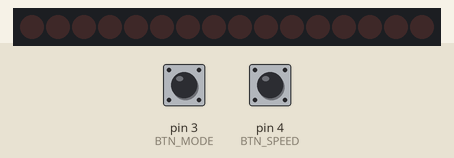
Recording of a sketch running on a simulated Arduino Uno, built with avr-gcc and run on an emulated ATmega328P. On the bench: 16 shift-register outputs drawn as a row of LEDs (first output left, lit = HIGH). Wiring (inferred from the names in the program): 2 × shift register (74HC595): data pin 0; shift clock pin 1; latch pin 2. Wiring (inferred from the signals the program sends): row of LEDs: on Q0, Q1, Q2, Q3, Q4, Q5, Q6, Q7, Q8, Q9, Q10, Q11, Q12, Q13, Q14, Q15. The inputs (shaded band) are chosen by the test bench; at power-on: pin 3 (BTN_MODE) HIGH, pin 4 (BTN_SPEED) HIGH. Random numbers use the default seed unless the sketch sets one.

Above: at 1.2 s.
1.3 s: pin 3 (BTN_MODE) pulled LOW for 0.15 s
2.0 s: pin 3 (BTN_MODE) pulled LOW for 0.15 s
At 2.64 s:
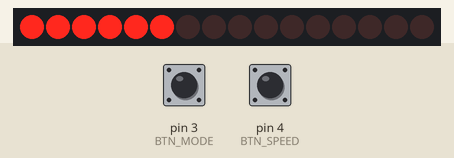
2.7 s: pin 4 (BTN_SPEED) pulled LOW for 0.15 s
At 2.85 s:
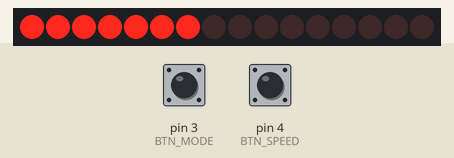
3.4 s: pin 4 (BTN_SPEED) pulled LOW for 1 s
At 3.52 s:
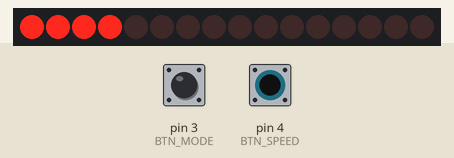
5.0 s: pin 3 (BTN_MODE) pulled LOW for 1 s
7.5 s: pin 3 (BTN_MODE) pulsed LOW 2 times (0.12 s each, 0.3 s apart)
At 8.1 s:
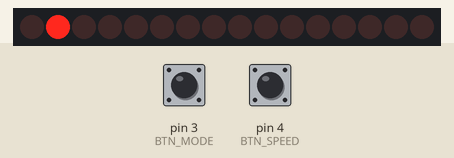
Timing chart, 0 to 12.1 s (numbered marks = the images above; inputs shaded):
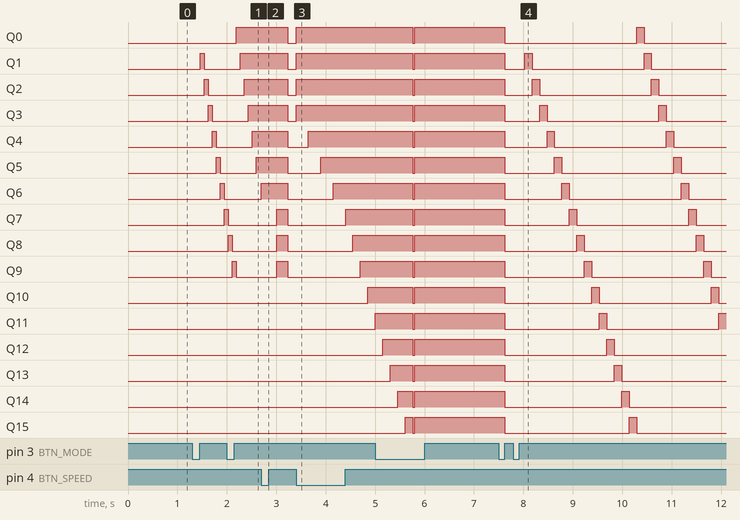

Measured:
- after the input at 1.3 s, Q1: LOW → HIGH after 0.16 s, → LOW 0.08 s later; Q2: LOW → HIGH after 0.24 s, → LOW 0.08 s later; Q3: LOW → HIGH after 0.32 s, → LOW 0.08 s later; Q4: LOW → HIGH after 0.40 s, → LOW 0.08 s later; Q5: LOW → HIGH after 0.49 s, → LOW 0.08 s later
- after the input at 7.5 s, Q0: HIGH → LOW after 0.12 s, → HIGH 2.7 s later, → LOW 0.15 s later; Q1: goes LOW 0.41 s, HIGH 0.15 s, LOW 2.3 s, HIGH 0.15 s, then LOW, starting after 0.12 s

The sketch:

DaisyHeart.ino
```cpp
// --- Pin Definitions ---
const int DATA_PIN  = 0; // PB0 -> DS
const int CLOCK_PIN = 1; // PB1 -> SHCP
const int LATCH_PIN = 2; // PB2 -> STCP

const int BTN_MODE  = 3; // PB3 -> Cycle / Long Press
const int BTN_SPEED = 4; // PB4 -> Speed Control

// --- Animation States ---
// 0=Off, 1=Rotate, 2=Fill, 3=Beat, 4=Sweep, 5=PingPong, 6=Sparkle, 7=Always ON
int currentAnim = 0;
const int MAX_ANIM = 6; // 6 standard animations (1 through 6)

// --- Speed Control ---
int speedSetting = 1; // 0=Slow, 1=Normal, 2=Fast
unsigned long animDelay = 80; // Time between frames

// --- Timing & Variables ---
unsigned long lastUpdate = 0;
int animStep = 0;
bool draining = false;

// --- Button Timing (Long Press) ---
unsigned long btn1PressTime = 0;
bool btn1IsPressed = false;
bool longPressHandled = false;
const unsigned long LONG_PRESS_TIME = 800; // 0.8 seconds

void setup() {
  pinMode(DATA_PIN, OUTPUT);
  pinMode(CLOCK_PIN, OUTPUT);
  pinMode(LATCH_PIN, OUTPUT);

  pinMode(BTN_MODE, INPUT_PULLUP);
  pinMode(BTN_SPEED, INPUT_PULLUP);

  writeLEDs(0x0000); // All off
}

void loop() {
  checkModeButton();
  checkSpeedButton();
  runAnimation();
}

// --- Mode Button (P3) ---
void checkModeButton() {
  unsigned long currentTime = millis();
  int state = digitalRead(BTN_MODE);

  if (state == LOW) {
    if (!btn1IsPressed) {
      btn1IsPressed = true;
      btn1PressTime = currentTime;
      longPressHandled = false;
    }

    // Check for long press
    if (!longPressHandled && (currentTime - btn1PressTime > LONG_PRESS_TIME)) {
      longPressHandled = true;
      currentAnim = 7; // Jump to ALWAYS ON
      writeLEDs(0xFFFF); // Turn all ON instantly
    }
  }
  else {
    if (btn1IsPressed) {
      btn1IsPressed = false;
      // Short press: Cycle through animations 0 to 6
      if (!longPressHandled) {
        currentAnim++;
        if (currentAnim > MAX_ANIM) currentAnim = 0;
        animStep = 0;
        draining = false;
        writeLEDs(0x0000);
      }
    }
  }
}

// --- Speed Button (P4) ---
void checkSpeedButton() {
  if (digitalRead(BTN_SPEED) == LOW) {
    speedSetting++;
    if (speedSetting > 2) speedSetting = 0; // Cycle 0, 1, 2

    // Set the delay based on speed
    if (speedSetting == 0) animDelay = 150; // Slow
    else if (speedSetting == 1) animDelay = 80; // Normal
    else if (speedSetting == 2) animDelay = 30; // Fast

    delay(250); // Debounce
  }
}

// --- Animation Engine ---
void runAnimation() {
  unsigned long currentTime = millis();

  if (currentTime - lastUpdate > animDelay) {
    lastUpdate = currentTime;
    animStep++;

    switch (currentAnim) {
      case 1: // ROTATE
        writeLEDs(1 << (animStep % 16));
        break;

      case 2: // FILL AND DRAIN
        if (animStep > 16) {
          draining = !draining;
          animStep = draining ? 16 : 0;
        }
        writeLEDs(draining ? ((1 << (16 - animStep)) - 1) : ((1 << animStep) - 1));
        break;

      case 3: // HEARTBEAT
        if (animStep % 25 == 1 || animStep % 25 == 5) writeLEDs(0xFFFF); // Thump
        if (animStep % 25 == 3 || animStep % 25 == 8) writeLEDs(0x0000); // Rest
        break;

      case 4: // SWEEP
        {
          int pos = animStep % 30;
          if (pos > 15) pos = 30 - pos;
          writeLEDs(1 << pos);
        }
        break;

      case 5: // PING PONG
        {
          int pos = animStep % 16;
          writeLEDs((1 << pos) | (1 << (15 - pos)));
        }
        break;

      case 6: // SPARKLE
        writeLEDs((1 << random(0, 16)) | (1 << random(0, 16)));
        break;

      case 7: // ALWAYS ON (Long Press)
        writeLEDs(0xFFFF);
        break;

      case 0: // OFF
      default:
        writeLEDs(0x0000);
        break;
    }
  }
}

// --- Shift Register Helper ---
void writeLEDs(uint16_t pattern) {
  digitalWrite(LATCH_PIN, LOW);
  shiftOut(DATA_PIN, CLOCK_PIN, MSBFIRST, (uint8_t)(pattern >> 8));
  shiftOut(DATA_PIN, CLOCK_PIN, MSBFIRST, (uint8_t)(pattern & 0xFF));
  digitalWrite(LATCH_PIN, HIGH);
}
```
